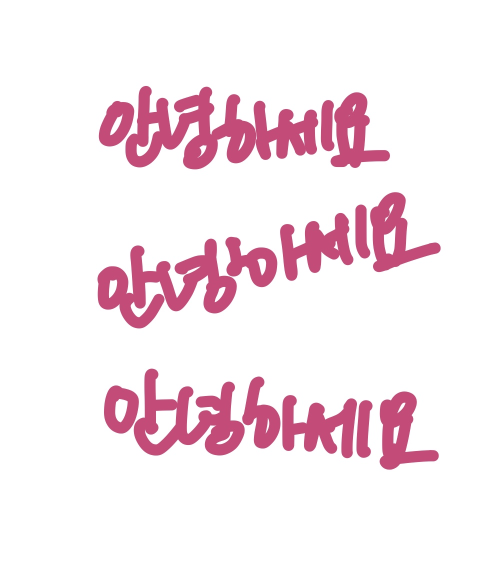
#> input picture test1.jpg, 1000 x 1142 px (shown at 1/2 size)
$ jupyter execute --allow-errors Detect_inclination.ipynb   (shell and % lines are left out)
#> lines starting #> are read from the running program, lines starting #| are printed output that depends on the picture; after the words box and inside, x2 and y2 are one past the last pixel; in counts of white or black regions, pixels touching at a corner belong together
[cell 1]
import numpy as np
import cv2

[cell 2]
#이미지파일 불러오기
write = cv2.imread('./test1.jpg', cv2.IMREAD_COLOR)
#> write is the input picture: shape (1142, 1000, 3); mean B, G, R 237.5, 231.7, 246.9
#이미지파일을 그레이스케일로
write_gray = cv2.cvtColor(write, cv2.COLOR_BGR2GRAY)
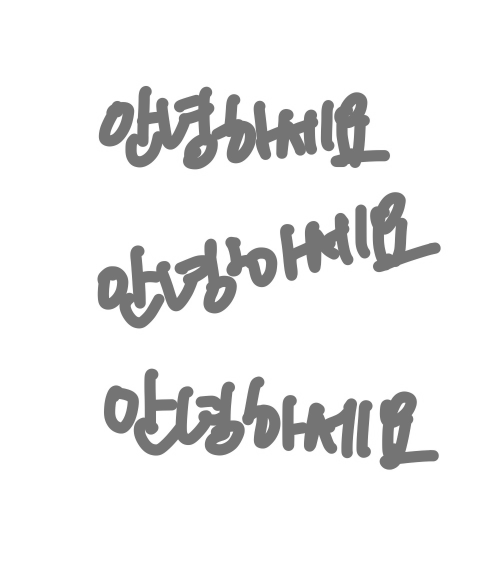
#> write_gray: shape (1142, 1000) (shown at 1/2 size); min 109, max 255, mean 236.9
#이미지를 이진수로 변환한듯?
ret, thresh = cv2.threshold(write_gray, 150, 255, cv2.THRESH_BINARY_INV)
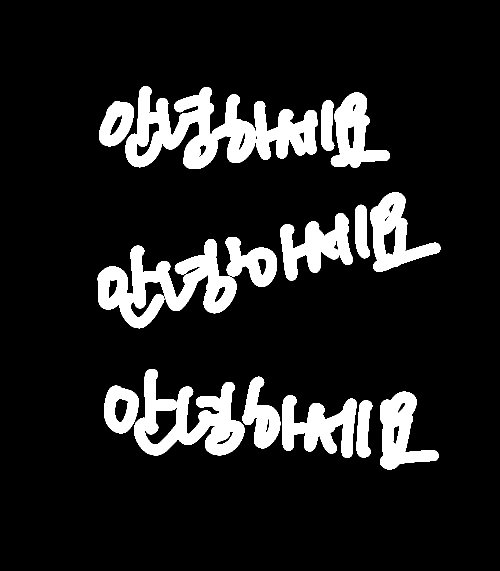
#> thresh: shape (1142, 1000) (shown at 1/2 size); 12.7% white; 16 white regions, largest, box (x1, y1, x2, y2) and area: (251, 172, 512, 338) 22516, (195, 478, 473, 657) 21385, (268, 738, 489, 911) 17883

#출력해서 무슨값인지 알기
print(write_gray)
#> (printed output is left out)
print(ret)
print(thresh)
#> (printed output is left out)

#thresh 이미지는 영역반전 이미지였음. 마스크 같이
cv2.imshow('resultat', thresh)
cv2.waitKey(0)
cv2.destroyAllWindows()

[cell 3]
# dilate the write
elem = cv2.getStructuringElement(cv2.MORPH_RECT, (4, 4), (2, 2))
dilat = cv2.dilate(thresh, elem, iterations=1) #이것도 마스크처럼 생겼는데
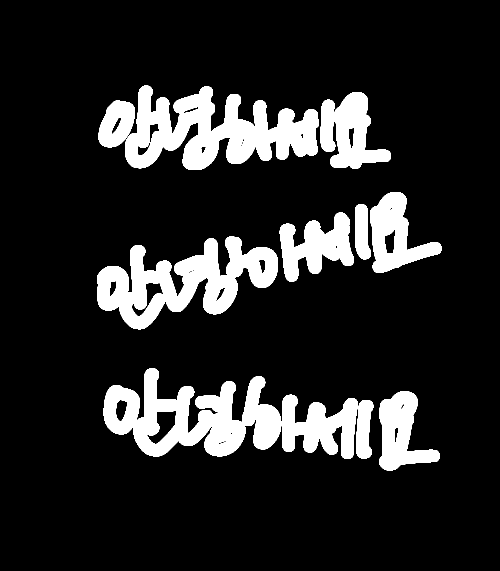
#> dilat: shape (1142, 1000) (shown at 1/2 size); 14.6% white; 12 white regions
contours, hierarchy = cv2.findContours(dilat, cv2.RETR_EXTERNAL, cv2.CHAIN_APPROX_SIMPLE)
#> contours = 12 contours; largest, box (x1, y1, x2, y2) and area: (250, 171, 638, 340) 36042, (207, 737, 563, 913) 33946, (194, 473, 556, 659) 32322, (740, 384, 883, 546) 11505, (564, 789, 716, 918) 11499

print(dilat)
#> (printed output is left out)
print(contours)
#> (printed output is left out)
print(hierarchy)
#이미지에서 무슨 정보인가봄 찾아봐야겠다.

[cell 4]
for cnt in contours:
    if cv2.contourArea(cnt) > 1600: # only keep the writing text
        box = cv2.minAreaRect(cnt)
        (pos, size, angle) = box
        box = cv2.boxPoints(box)
        box = np.int0(box)
        cv2.drawContours(write, [box], 0, (0,255,0), 2)
        angle = angle if size[0] > size[1] else angle + 90
        pos = (cnt[cnt[:, :, 0].argmin()][0][0], cnt[cnt[:, :, 1].argmin()][0][1])
        print(angle)
        if -2 <= angle <= 2:
            cv2.putText(write, 'Level', pos, cv2.FONT_HERSHEY_SIMPLEX, 0.7, (190, 123, 68), 2)
        elif angle < -2:
            cv2.putText(write, 'Ascending', pos, cv2.FONT_HERSHEY_SIMPLEX, 0.7, (190, 123, 68), 2)
        elif 2 < angle:
            cv2.putText(write, 'Descending', pos, cv2.FONT_HERSHEY_SIMPLEX, 0.7, (190, 123, 68), 2)
#> this loop made 12 passes
#> (box, size, angle) on passes 1, 2, 3, 5, 6, 7, 8, 9: ([[741, 916], [710, 915], [715, 799], [746, 800]], (116.6, 31.12), -87.56), ([[709, 918], [558, 909], [565, 787], [715, 796]], (121.8, 151), 3.23), ([[762, 944], [732, 795], [851, 772], [880, 921]], (121.2, 151.4), 78.94), ([[208, 672], [176, 508], [539, 437], [571, 600]], (369.5, 166.6), -11.17), ([[572, 565], [549, 451], [694, 421], [718, 534]], (148.6, 115.8), -11.83), ([[712, 519], [703, 409], [733, 406], [742, 517]], (29.91, 110.6), 85.29), ([[749, 550], [702, 410], [839, 365], [886, 504]], (143.9, 146.9), 71.39), ([[242, 306], [187, 283], [224, 191], [279, 213]], (99.9, 59.79), -68.2)
#> (box, size, angle) on pass 4: ([[562, 912], [207, 912], [207, 737], [562, 737]], (175, 355), 0)
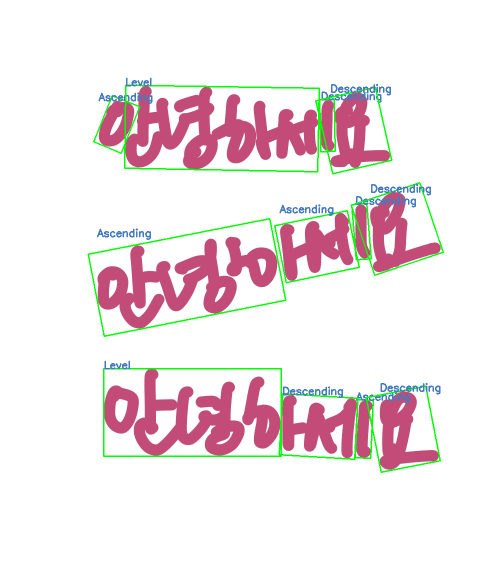
#> write: shape (1142, 1000, 3) (shown at 1/2 size); 2.52% of pixels changed, all inside (x1, y1, x2, y2) = (175, 155, 888, 946)

cv2.imshow('resultat', write)

#계속 응답없음 일때 해결법
cv2.waitKey(0)
cv2.destroyAllWindows()
